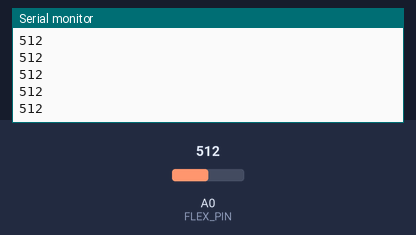
Bench run of a sketch on a simulated Arduino Uno, built with avr-gcc and run on an emulated ATmega328P. On the bench: the last lines printed to the serial monitor. Inputs (shaded band) come from the test bench; at power-on: A0 (FLEX_PIN) = 512.

Above: at 1.2 s.
1.3 s: A0 (FLEX_PIN) set to 716
At 2.2 s:
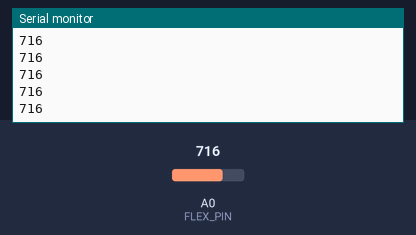
2.8 s: A0 (FLEX_PIN) set to 900
At 3.6 s:
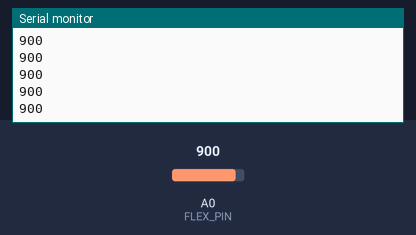
Timing chart, 0 to 5.8 s (numbered marks = the images above; inputs shaded):
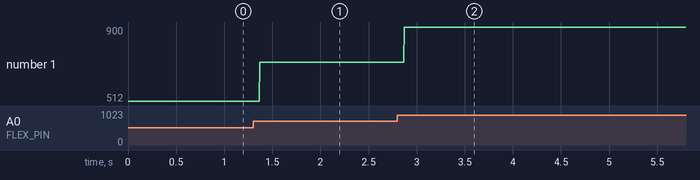

The sketch:

Flex_Sensor_Test.ino
```cpp
#define FLEX_PIN A0

void setup() {
  // put your setup code here, to run once:
  pinMode(FLEX_PIN, INPUT);
  Serial.begin(9600);
}

void loop() {
  // put your main code here, to run repeatedly:
  int flex = analogRead(FLEX_PIN);
  Serial.println(flex);
}
```

Measured:
- after the input at 1.3 s, the serial monitor: prints a new line after 0.07 s (image 1)
- after the input at 2.8 s, the serial monitor: prints a new line after 0.07 s (image 2)
- plotted number 1: 512 → 716 after the input at 1.3 s, 716 → 900 after the input at 2.8 s
